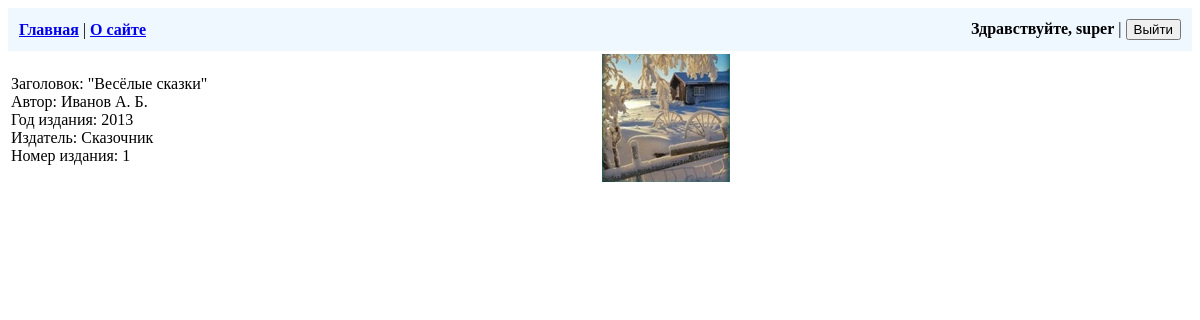
/1/ (signed in), run on the app's committed database.
### biblio/models.py (models this page shows, shortened)
class ListBooks(models.Model):
    title = models.CharField(max_length=100, verbose_name='Заголовок')
    author = models.CharField(max_length=60, verbose_name='Автор')
    year = models.IntegerField(validators=[MaxValueValidator(datetime.date.today().year)], verbose_name='Год издания')
    publisher = models.CharField(max_length=50, verbose_name='Издательство')
    edition = models.PositiveIntegerField(default=1, verbose_name='Номер издания')
    cover = models.ImageField(upload_to="covers/%Y/", blank=True, verbose_name='Обложка')
    class Meta:
        verbose_name = "Книга"
        verbose_name_plural = "Книги"
        ordering = ['title']

### biblio/views.py (the view, shortened to what this page needs)
# urls.py: path('<pk>/', views.DetailBook.as_view(), name='detail'),
class DetailBook(DetailView):
    model = ListBooks
    def get_context_data(self, **kwargs):
        count = Distribution.objects.filter(book_id=kwargs['object'].id).count()
        count = kwargs['object'].numberofbooks.number - count
        context = super().get_context_data(**kwargs)
        context['number_of_books'] = count
        context['form_edit'] = NumberOfBooksForm(initial={
            'number': kwargs['object'].numberofbooks.number,
            'additionally': kwargs['object'].numberofbooks.additionally
            }
        )
        if self.request.GET:
            context['message'] = self.request.GET['edit_num']
        return context

### biblio/templatetags/number_of_books_tag.py (called while the page is built)
@register.simple_tag()
def num(all_books, dist_books):
    rem_books = all_books - len(dist_books)
    if rem_books:
        message = ''
    else:
        message = '(нет в наличии)'
    return message

### biblio/templates/biblio/listbooks_detail.html
{% extends 'base.html' %}
{% block content %}
{% load number_of_books_tag %}
<table style="width: 100%;"><tr>
  <td>
    Заголовок: "{{ object.title }}"<br />
    Автор: {{ object.author }}<br />
    Год издания: {{ object.year }}<br />
    Издатель: {{ object.publisher }}<br />
    Номер издания: {{ object.edition }}<br />
  </td>
  <td style="width: 50%;">
    {% if object.cover %}
      <img src="{{object.cover.url}}" />
    {% endif %}
  </td>
</tr>
<tr><td>    {% if user.groups.get.name == 'Библиотекарь' %}
  В наличии: {{ number_of_books }}
      {% include 'one_form.html' with form=form_edit not_base_template=True center=True %}
      <b>Последние действия:</b> {{ message }}
      {% else %}
      <b>{% num object.numberofbooks.number object.distribution_set.all %}</b><br />
    {% endif %}
  </td><td></td></tr></table>
{% endblock %}

### templates/base.html (shortened to what this page needs)
{% load static %}
{% if not not_base_template %}
  <!DOCTYPE html>
    <head>
      <link href="{% static 'biblio/styles.css' %}" rel="stylesheet" />
      <link href="{% static 'users/styles.css' %}" rel="stylesheet" />
    </head>
    <body>
      <header><table class="table-header"><tr>
        <td>
          <b><a href="{% url 'home' %}">Главная</a></b> |
          <b><a href="{% url 'about' %}">О сайте</a></b>
        </td>
        <td>{% if not not_title_authorization %}
          {% if user and user.is_active %}
            <form method="post" action="{% url 'users:logout' %}" style="text-align: right;">
              <div><b>Здравствуйте, {{ user.username }}</b> | <button type="submit">Выйти</button></div>
            </form>
          {% else %}
            <form action="{% url 'users:login' %}" style="text-align: right;">
              <div><button type="submit">Авторизация</button></div>
            </form>
          {% endif %}
        {% endif %}</td>
      </tr></table></header>
      <main>
{% endif %}
        {% block content %}{% endblock %}
{% if not not_base_template %}
      </main>
    </body>
  </html>
{% endif %}

### users/static/users/styles.css (style rules this page uses)
.table-header { width: 100%; background-color:aliceblue; padding: 0.5rem; }

### data on the page
ListBooks: title "Весёлые сказки", author "Иванов А. Б.", year "2013", publisher "Сказочник", edition "1", cover (picture)

### other printed values
{{ user.username }} "super"
